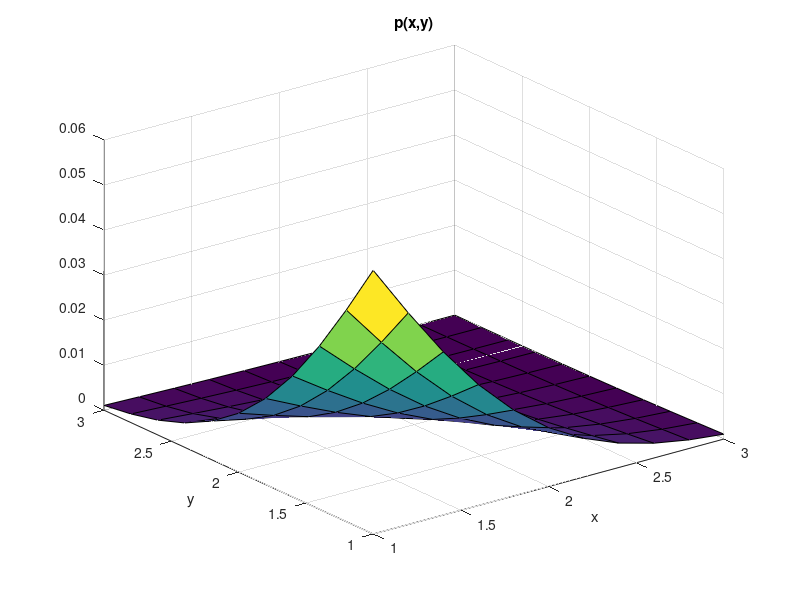

The MATLAB source for this figure:
% integ_2D.m
% Calkowanie 2D
clear all; close all;

sigma=1;                                             % wartosc parametru
[X, Y] = meshgrid(1:0.2:3,1:0.2:3);                  % zmiennosc argumentow x, y
p = 1/(2*pi*sigma^2)*exp(-1/2*(X.^2+Y.^2)/sigma^2);  % wartosci funkcji w punktach (x,y)
figure; surf(X,Y,p);                                 % zobacz co calkujesz
xlabel('x'); ylabel('y'); title('p(x,y)');           % opis rysunku                                  
w = 0.2/2*[1 2*ones(1,9) 1];                         % metoda trapezow 
c = w*p*w',                                          % calka 2D
